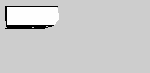
#> input picture map1.pgm, 150 x 73 px
$ python astar.py
#> lines starting #> are read from the running program, lines starting #| are printed output that depends on the picture; after the words box and inside, x2 and y2 are one past the last pixel; in counts of white or black regions, pixels touching at a corner belong together
import heapq
import numpy as np
import cv2
import matplotlib.pyplot as plt
from scipy.ndimage import distance_transform_edt
import math

class AStarPathfinder:
    def __init__(self, map_array: np.array, start: tuple, goal: tuple, wall_influence=5.0, buffer_factor=2.0):
        """
        Inicializa o A* com mapa, ponto inicial, objetivo e parâmetros de influência.

        Args:
            map_array (np.array): Mapa binário (obstáculos e caminho livre).
            start (tuple): Ponto inicial (linha, coluna).
            goal (tuple): Ponto objetivo (linha, coluna).
            wall_influence (float): Peso da proximidade das paredes.
            buffer_factor (float): Escala da influência das paredes.
        """
        self.start = start
        self.goal = goal
        self.wall_influence = wall_influence
        self.buffer_factor = buffer_factor
        self.GOAL_REACHEABLE = False

        # Prepara o mapa, expandindo suas bordas e ajustando o array.
        self.map = map_array.copy()
        self.map_array = self.preprocess_map(map_array)

        # Cria um campo potencial baseado no mapa para influenciar o caminho.
        self.potential_field = self.create_potential_field()


    def preprocess_map(self, map_array: np.array) -> np.array:
        """
        Ajusta o mapa, convertendo valores intermediários para obstáculos.

        Args:
            map_array (np.array): Mapa original.

        Returns:
            np.array: Mapa processado.
        """
        return np.where((map_array == 255) | (map_array == 128), 0, 1)

    def create_potential_field(self) -> np.array:
        """
        Gera campo potencial com base na distância de obstáculos.

        Returns:
            np.array: Campo potencial.
        """
        free = self.map_array == 0
        dist = distance_transform_edt(free)

        field = self.wall_influence * np.maximum(0, self.buffer_factor - dist) ** 2
        field[self.map_array == 1] = np.inf

        radius = 2
        field[dist < radius] = np.inf

        return field

    def heuristic(self, a: tuple, b: tuple) -> float:
        """
        Calcula a heurística entre dois pontos.

        Args:
            a (tuple): Ponto A.
            b (tuple): Ponto B.

        Returns:
            float: Resultado da heurística.
        """

        return np.hypot(a[0] - b[0], a[1] - b[1])

    def find_path(self):
        """
        Executa o algoritmo A* para encontrar caminho até o objetivo.

        Returns:
            dict: Predecessores dos nós no caminho. Se o caminho não for encontrado, retorna None.
            tuple: O ponto final (objetivo) ou None se não encontrado.
        """
        moves = [(-1, 0), (1, 0), (0, -1), (0, 1), (-1, -1), (-1, 1), (1, -1), (1, 1)]

        open_set = [(0, self.start)]
        came_from = {}
        g = {self.start: 0}

        while open_set:
            _, current = heapq.heappop(open_set)

            if current == self.goal:
                self.GOAL_REACHEABLE = True
                return came_from, current

            for dr, dc in moves:
                r, c = current[0] + dr, current[1] + dc

                if r < 0 or c < 0 or r >= self.map_array.shape[0] or c >= self.map_array.shape[1]:
                    continue
                if self.map_array[r, c] == 1:
                    continue
                if np.isinf(self.potential_field[r, c]):
                    continue

                step = np.hypot(dr, dc)
                new_cost = g[current] + step + self.potential_field[r, c]

                if (r, c) not in g or new_cost < g[(r, c)]:
                    g[(r, c)] = new_cost
                    came_from[(r, c)] = current
                    priority = new_cost + self.heuristic((r, c), self.goal)
                    heapq.heappush(open_set, (priority, (r, c)))

        print("Caminho não encontrado")
        return None, None

    def reconstruct_path(self, came_from: dict, current: tuple) -> list:
        """
        Reconstrói o caminho a partir do ponto final até o inicial.

        Args:
            came_from (dict): O dicionário de predecessores no caminho.
            current (tuple): O ponto final (objetivo).

        Returns:
            list: Lista de tuplas com caminho reconstruído.
        """
        path = [current]

        while current in came_from:
            current = came_from[current]
            path.append(current)

        path.reverse()
        return path

    def know_path(self, path: list) -> list:
        """
        Remove trechos desconhecidos e ajusta o caminho, se necessário.

        Args:
            path (list): Caminho completo.

        Returns:
            list: Caminho ajustado.
        """
        known = []

        for (r, c) in path:
            if self.map[r, c] == 128:
                break
            known.append((r, c))

        return known

    def simplify_path(self, path: list) -> list:
        """
        Simplifica o caminho removendo direções repetidas.

        Args:
            path (list): Caminho completo.

        Returns:
            list: Caminho simplificado.
        """
        if len(path) < 3:
            return path

        simple = [path[0]]

        for i in range(1, len(path) - 1):
            prev, curr, nxt = path[i - 1], path[i], path[i + 1]

            dir_in = (curr[0] - prev[0], curr[1] - prev[1])
            dir_out = (nxt[0] - curr[0], nxt[1] - curr[1])

            if dir_in != dir_out:
                simple.append(curr)

        simple.append(path[-1])
        return simple

    def plot_path(self, path: list, simplified_path: list):
        """
        Exibe o mapa com o caminho completo e o simplificado.

        Args:
            path (list): O caminho completo encontrado.
            simplified_path (list): O caminho simplificado encontrado.
        """
        simplified_path = self.simplify_path(path)

        plt.figure(figsize=(10, 10))
        plt.imshow(self.map, cmap='gray')
        plt.scatter(self.start[1], self.start[0], color='green', s=100, label='Início')
        plt.scatter(self.goal[1], self.goal[0], color='blue', s=100, label='Objetivo')

        if path:
            path_x, path_y = zip(*path)
            plt.plot(path_y, path_x, color='magenta', linewidth=1, label='Caminho Completo')
            simp_x, simp_y = zip(*simplified_path)
            plt.plot(simp_y, simp_x, color='red', linewidth=2, linestyle='--', label='Caminho Simplificado')
        else:
            plt.title("Caminho não encontrado")

        plt.legend()
        plt.axis('equal')
        plt.show()

    def run(self, show_path=True):
        """
        Essa função é chamada pelo navegador para executar o algoritmo A* e gerar o caminho.
        Executa o processo completo: busca, reconstrução, simplificação e visualização do caminho.

        Args:
            show_path (bool): Se True, exibe o caminho graficamente.

        Returns:
            list or None: Caminho simplificado ou None se não encontrado.
        """
        print("Iniciando busca pelo caminho...")
        came_from, final_node = self.find_path()

        if final_node:
            print("Reconstruindo caminho...")
            path = self.reconstruct_path(came_from, final_node)

            print("Robo não anda no disconhecido")
            path = self.know_path(path)

            print("Caminho encontrado, simplificando...")
            simplified_path = self.simplify_path(path)

            print("Plotando o caminho...")
            if show_path:
                self.plot_path(path, simplified_path)

            return simplified_path
        else:
            print("Nenhum caminho pôde ser encontrado.")
            return None


def prep_map(map_path: str) -> np.array:
    """
    Prepara o mapa carregando e processando a imagem de entrada.

    Args:
        map_path (str): O caminho do arquivo do mapa.

    Returns:
        np.array: O mapa processado como um array numpy.
    """
    map_array = cv2.imread(map_path, cv2.IMREAD_GRAYSCALE)
    map_array[map_array == 0] = 0
    map_array[map_array == 205] = 128
    map_array[map_array == 254] = 255
    map_array[(map_array >= 60) & (map_array != 128) & (map_array != 255)] = 0
    map_array = map_array.astype(np.uint8)
    kernel = np.ones((3, 3), np.uint8)
    map_array = cv2.morphologyEx(map_array, cv2.MORPH_OPEN, kernel)
    map_array = np.flipud(map_array)
    map_array = np.pad(map_array, ((0, 200), (0, 200)), 'constant', constant_values=128)
    return map_array


def main():
    maps = ['map1.pgm', 'map2.pgm', 'map3.pgm', 'map4.pgm', 'map5.pgm']

    for map in maps:
        print(f"\n==== {map} ====")
        map_array = prep_map(map)
#> in prep_map, map_array is the input picture: shape (73, 150); min 0, max 254, mean 204.3
#> in prep_map, `map_array[map_array == 205] = 128`:
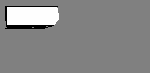
#> map_array: shape (73, 150); min 0, max 254, mean 135.5
#> in prep_map, `map_array[map_array == 254] = 255`: map_array: shape (73, 150); 8.37% of pixels changed, all inside (x1, y1, x2, y2) = (7, 7, 59, 25)
#> in prep_map, `map_array = np.flipud(map_array)`:
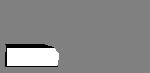
#> map_array: shape (73, 150); min 0, max 255, mean 135.6
#> in prep_map, `map_array = np.pad(map_array, ((0, 200), (0, 200)), 'constant', consta..`:
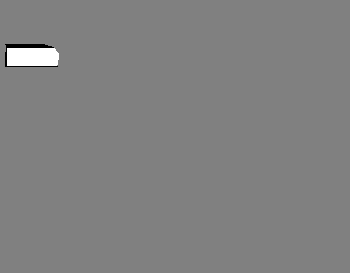
#> map_array: shape (273, 350); min 0, max 255, mean 128.9
        astar = AStarPathfinder(map_array, (60, 20), (60, 120), wall_influence=10.0, buffer_factor=10.0)
#> in preprocess_map, `return np.where((map_array == 255) | (map_array == 128), 0, 1)`:
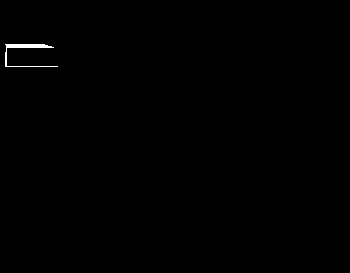
#> returned value: shape (273, 350) int64; values 0 (black) and 1 (white), 0.27% white; 1 white region, box (x1, y1, x2, y2) and area: (5, 44, 58, 67) 261
#> in create_potential_field, `free = self.map_array == 0`: free: shape (273, 350) bool; 99.7% white; 1 black region, box (x1, y1, x2, y2) and area: (5, 44, 58, 67) 261
#> in create_potential_field, `dist = distance_transform_edt(free)`:
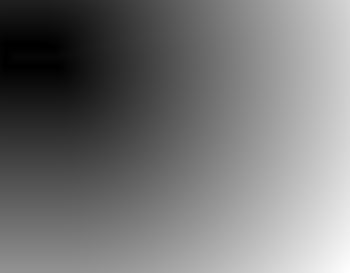
#> dist: shape (273, 350) float64; min 0, max 357.4, mean 166.1; drawn with min black and max white
#> in create_potential_field, `field[dist < radius] = np.inf`:
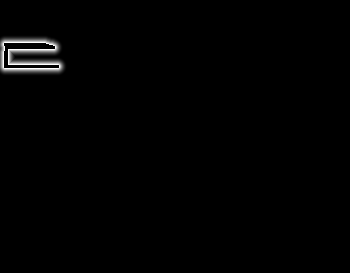
#> field: shape (273, 350) float64; 0.54% of the values are NaN or infinite; the others: min 0, max 640, mean 5.46; drawn with min black, max white, NaN and infinite black
        astar.run()
#> after the loop in find_path, `while open_set:`: came_from = 885 items; g = 886 items
#> after the loop in know_path, `for (r, c) in path:`: known = 39 pairs, first value 56 to 60, second value 20 to 58
#> in run, `path = self.know_path(path)`: path has the same summary as known in know_path
#> in simplify_path, `simple = [path[0]]`: simple = [(60, 20)]
#> the loop in simplify_path, `for i in range(1, len(path) - 1):` made 37 passes
#> (prev, curr, nxt, dir_out) on passes 1, 2, 4, 5, 6, 7, 8, 9, 10, 11, 12, 13: ((60, 20), (59, 21), (58, 22), (-1, 1)), ((59, 21), (58, 22), (57, 23), (-1, 1)), ((57, 23), (57, 24), (57, 25), (0, 1)), ((57, 24), (57, 25), (57, 26), (0, 1)), ((57, 25), (57, 26), (57, 27), (0, 1)), ((57, 26), (57, 27), (57, 28), (0, 1)), ((57, 27), (57, 28), (57, 29), (0, 1)), ((57, 28), (57, 29), (57, 30), (0, 1)), ((57, 29), (57, 30), (57, 31), (0, 1)), ((57, 30), (57, 31), (57, 32), (0, 1)), ((57, 31), (57, 32), (57, 33), (0, 1)), ((57, 32), (57, 33), (57, 34), (0, 1))
#> (prev, curr, nxt, dir_in, dir_out) on passes 3, 33, 34: ((58, 22), (57, 23), (57, 24), (-1, 1), (0, 1)), ((57, 52), (57, 53), (56, 54), (0, 1), (-1, 1)), ((57, 53), (56, 54), (56, 55), (-1, 1), (0, 1))
#> after the loop in simplify_path, `for i in range(1, len(path) - 1):`: simple = [(60, 20), (57, 23), (57, 53), (56, 54)]
#> in run, `simplified_path = self.simplify_path(path)`: simplified_path = [(60, 20), (57, 23), (57, 53), (56, 54), (56, 58)]
#> the loop in simplify_path (call 2), `for i in range(1, len(path) - 1):` made 37 passes
#> in plot_path, `path_x, path_y = zip(*path)`: path_x = 39 values, max 60 at index 0, min 56 at index 34, mean 57.03; path_y = 39 values from 20 to 58
#> in plot_path, `simp_x, simp_y = zip(*simplified_path)`: simp_x = (60, 57, 57, 56, 56); simp_y = (20, 23, 53, 54, 58)
#> in plot_path, `plt.show()`:
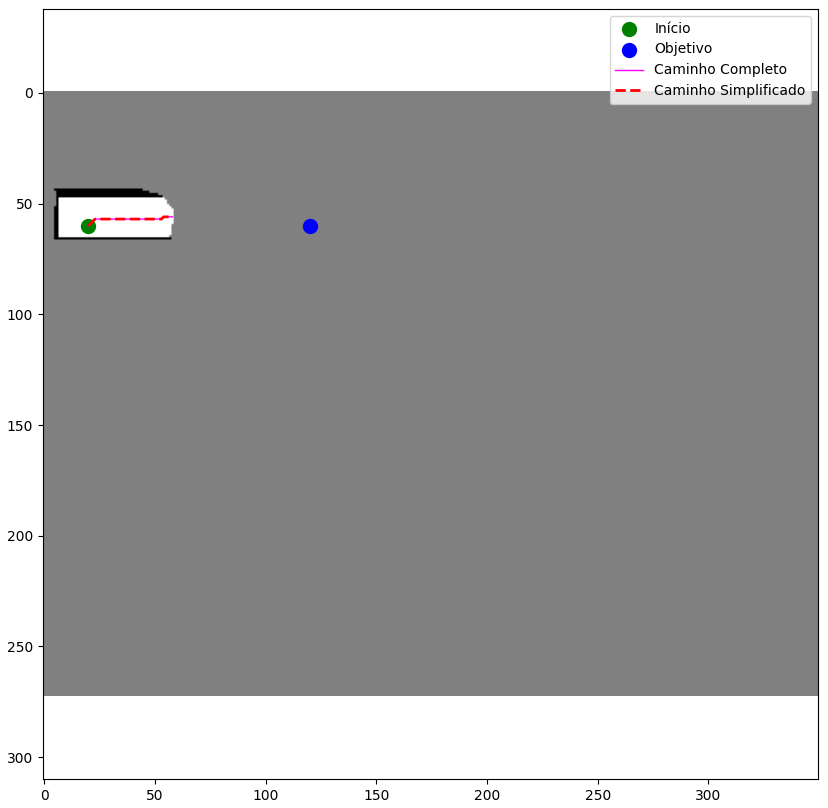
#> figure drawn by matplotlib, 1 panel
#> pass 2 of the loop in main, `for map in maps:`:
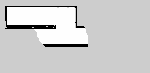
#> input picture map2.pgm, 150 x 73 px
#> in prep_map, map_array is the input picture: shape (73, 150); min 0, max 254, mean 205.4
#> in preprocess_map (call 2), `return np.where((map_array == 255) | (map_array == 128), 0, 1)`:
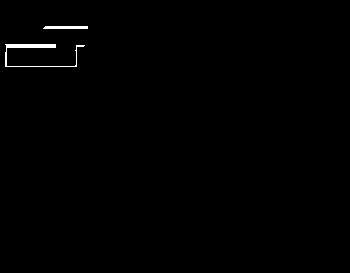
#> returned value: shape (273, 350) int64; values 0 (black) and 1 (white), 0.5% white; 2 white regions, box (x1, y1, x2, y2) and area: (5, 44, 85, 67) 343, (43, 26, 88, 29) 132
#> the loop in find_path (call 2), `while open_set:` made 1419 passes
#> current on passes 1 to 3: (60, 20), (59, 21), (59, 20)
#> the loop in reconstruct_path (call 2), `while current in came_from:` made 109 passes
#> current on passes 1 to 8: (59, 119), (59, 118), (59, 117), (58, 116), (58, 115), (57, 114), (57, 113), (56, 112)
#> the loop in know_path (call 2), `for (r, c) in path:` made 78 passes
#> (r, c) on passes 1 to 8: (60, 20), (59, 21), (58, 22), (57, 23), (57, 24), (57, 25), (57, 26), (57, 27)
#> in plot_path (call 2), `plt.show()`:
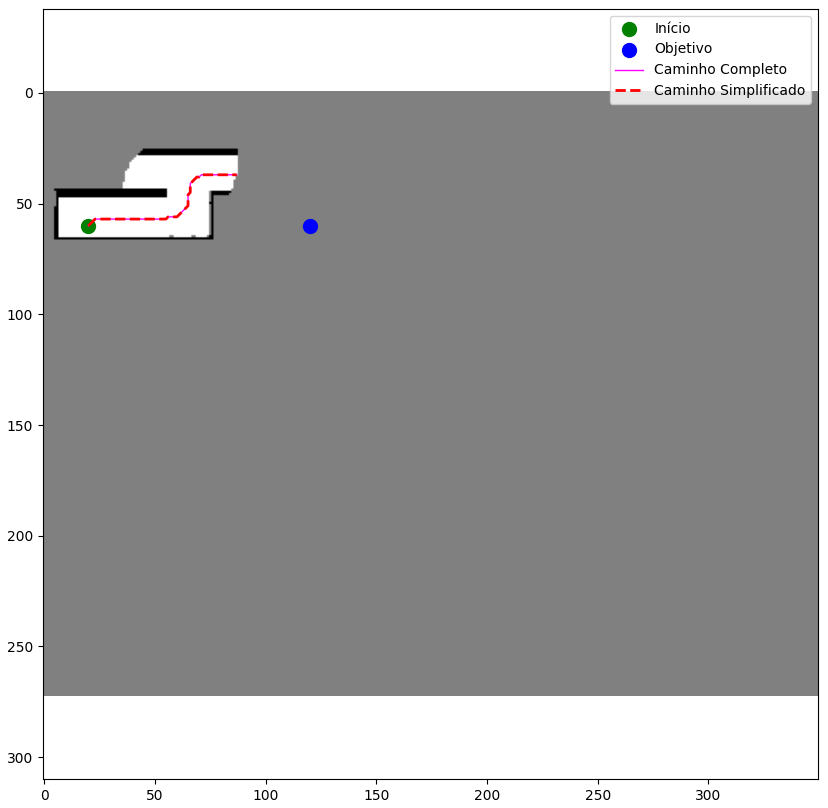
#> figure drawn by matplotlib, 1 panel
#> pass 3 of the loop in main, `for map in maps:`:
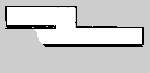
#> input picture map3.pgm, 150 x 73 px
#> in prep_map, map_array is the input picture: shape (73, 150); min 0, max 254, mean 203.9
#> in preprocess_map (call 3), `return np.where((map_array == 255) | (map_array == 128), 0, 1)`:
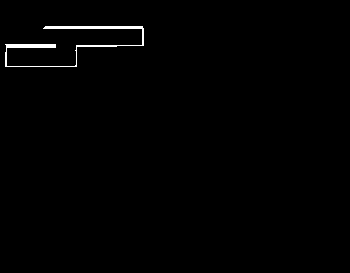
#> returned value: shape (273, 350) int64; values 0 (black) and 1 (white), 0.8% white; 1 white region, box (x1, y1, x2, y2) and area: (5, 26, 144, 67) 765
#> in plot_path (call 3), `plt.show()`:
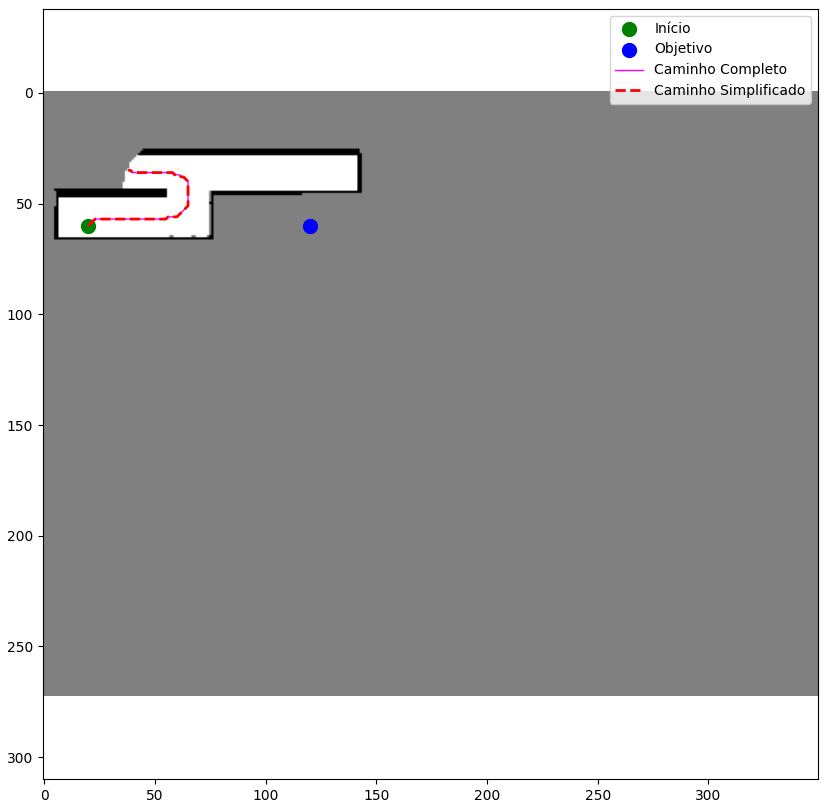
#> figure drawn by matplotlib, 1 panel
#> the loop made 5 passes; the first 3 are shown


if __name__ == '__main__':
    main()
